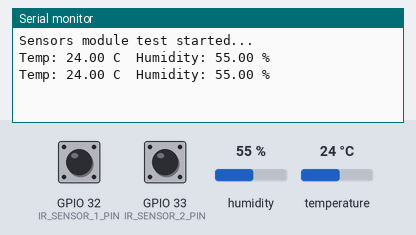
Bench run of a sketch on a simulated ESP32. Shown: the last lines printed to the serial monitor. The test bench sets the inputs (shaded band); at power-on: GPIO 32 (IR_SENSOR_1_PIN) LOW, GPIO 33 (IR_SENSOR_2_PIN) LOW, humidity 55 %, temperature 24 °C.

Above: at 1.2 s.
1.3 s: GPIO 32 (IR_SENSOR_1_PIN) pulsed HIGH 2 times (0.12 s each, 0.3 s apart)
At 2.3 s:
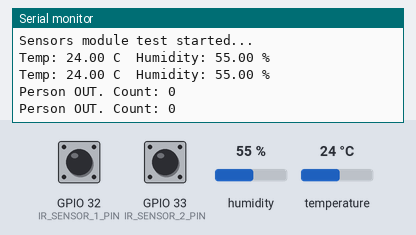
3.4 s: GPIO 33 (IR_SENSOR_2_PIN) pulsed HIGH 2 times (0.12 s each, 0.3 s apart)
At 5.3 s:
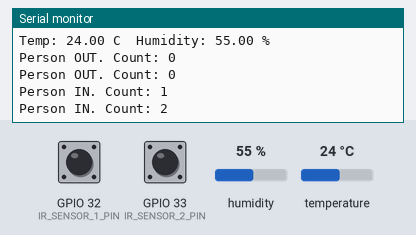

The sketch:

Module1_Sensors.ino
```cpp
#include <DHT.h>

// ---- Pin Definitions (adjust to match your wiring) ----
#define DHT_PIN          4
#define DHT_TYPE         DHT22
#define IR_SENSOR_1_PIN  32
#define IR_SENSOR_2_PIN  33

#define DHT_READ_INTERVAL_MS    60000UL
#define IR_CROSSING_TIMEOUT_MS  1500UL

DHT dht(DHT_PIN, DHT_TYPE);

unsigned long lastDHTReadTime = 0;
float currentTemp = 0;
float currentHumidity = 0;

int occupancyCount = 0;

enum IRState { IR_WAITING, IR1_TRIGGERED, IR2_TRIGGERED };
IRState irState = IR_WAITING;
unsigned long irStateTimestamp = 0;

void readDHT22();
void updateOccupancy();

void setup() {
  Serial.begin(115200);
  dht.begin();
  pinMode(IR_SENSOR_1_PIN, INPUT);
  pinMode(IR_SENSOR_2_PIN, INPUT);
  Serial.println("Sensors module test started...");
}

void loop() {
  readDHT22();
  updateOccupancy();
  delay(50);
}

void readDHT22() {
  unsigned long now = millis();
  if (lastDHTReadTime == 0 || now - lastDHTReadTime >= DHT_READ_INTERVAL_MS) {
    lastDHTReadTime = now;
    float h = dht.readHumidity();
    float t = dht.readTemperature();
    if (!isnan(h) && !isnan(t)) {
      currentTemp = t;
      currentHumidity = h;
      Serial.print("Temp: "); Serial.print(currentTemp);
      Serial.print(" C  Humidity: "); Serial.print(currentHumidity);
      Serial.println(" %");
    } else {
      Serial.println("DHT22 read failed");
    }
  }
}

void updateOccupancy() {
  bool ir1 = digitalRead(IR_SENSOR_1_PIN) == LOW;  // flip to HIGH if your module's logic is opposite
  bool ir2 = digitalRead(IR_SENSOR_2_PIN) == LOW;
  unsigned long now = millis();

  if (irState != IR_WAITING && (now - irStateTimestamp > IR_CROSSING_TIMEOUT_MS)) {
    irState = IR_WAITING;
  }

  switch (irState) {
    case IR_WAITING:
      if (ir1 && !ir2) {
        irState = IR1_TRIGGERED;
        irStateTimestamp = now;
      } else if (ir2 && !ir1) {
        irState = IR2_TRIGGERED;
        irStateTimestamp = now;
      }
      break;

    case IR1_TRIGGERED:
      if (ir2) {
        occupancyCount++;
        Serial.print("Person IN. Count: "); Serial.println(occupancyCount);
        irState = IR_WAITING;
      }
      break;

    case IR2_TRIGGERED:
      if (ir1) {
        occupancyCount--;
        if (occupancyCount < 0) occupancyCount = 0;
        Serial.print("Person OUT. Count: "); Serial.println(occupancyCount);
        irState = IR_WAITING;
      }
      break;
  }
}
```

Measured:
- after the input at 1.3 s, the serial monitor: prints a new line after 0.16 s (image 1)
- after the input at 3.4 s, the serial monitor: prints a new line after 0.16 s (image 2)
